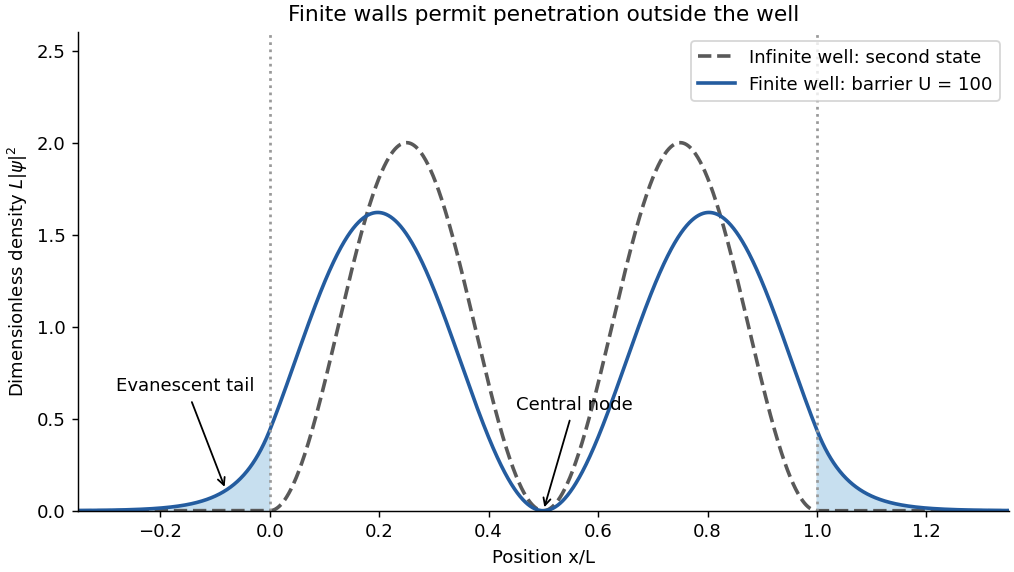

Reproduce this figure in Python.
"""Original normalized second-state densities, including a finite-well solution.

Dimensionless barrier U=100 in units hbar^2/(2mL^2); no source plot is copied.
"""
from pathlib import Path
import numpy as np
import matplotlib.pyplot as plt
U=100.;lo=np.pi+1e-9;hi=2*np.pi-1e-9
for _ in range(90):
 k=(lo+hi)/2;f=k/np.tan(k/2)+np.sqrt(U-k*k)
 if f>0:lo=k
 else:hi=k
k=(lo+hi)/2;kap=np.sqrt(U-k*k);normal=.5-np.sin(k)/(2*k)+np.sin(k/2)**2/kap
x=np.linspace(-.35,1.35,2001)
psi=np.where(x<0,-np.sin(k/2)*np.exp(kap*x),np.where(x>1,np.sin(k/2)*np.exp(-kap*(x-1)),np.sin(k*(x-.5))))/np.sqrt(normal)
p_inf=np.where((x>=0)&(x<=1),2*np.sin(2*np.pi*x)**2,0)
fig,ax=plt.subplots(figsize=(7.8,4.4),layout='constrained',facecolor='white')
ax.plot(x,p_inf,'--',color='.35',lw=2,label='Infinite well: second state')
ax.plot(x,psi**2,color='#245c9f',lw=2,label=f'Finite well: barrier U = {U:.0f}')
for z in [0,1]:ax.axvline(z,color='.6',ls=':')
ax.fill_between(x,0,psi**2,where=(x<0)|(x>1),color='#c7dfef')
ax.annotate('Evanescent tail',(-.08,float(np.interp(-.08,x,psi**2))),(-.28,.65),arrowprops={'arrowstyle':'->'},fontsize=10)
ax.annotate('Central node',(.5,0),(.45,.55),arrowprops={'arrowstyle':'->'},fontsize=10)
ax.set(xlim=(-.35,1.35),ylim=(0,2.6),xlabel='Position x/L',ylabel=r'Dimensionless density $L|\psi|^2$',title='Finite walls permit penetration outside the well')
ax.legend(fontsize=10,loc='upper right');ax.spines[['top','right']].set_visible(False)
fig.savefig(Path('paper-1-probability-wells.png'),dpi=130,facecolor='white');plt.close(fig)
